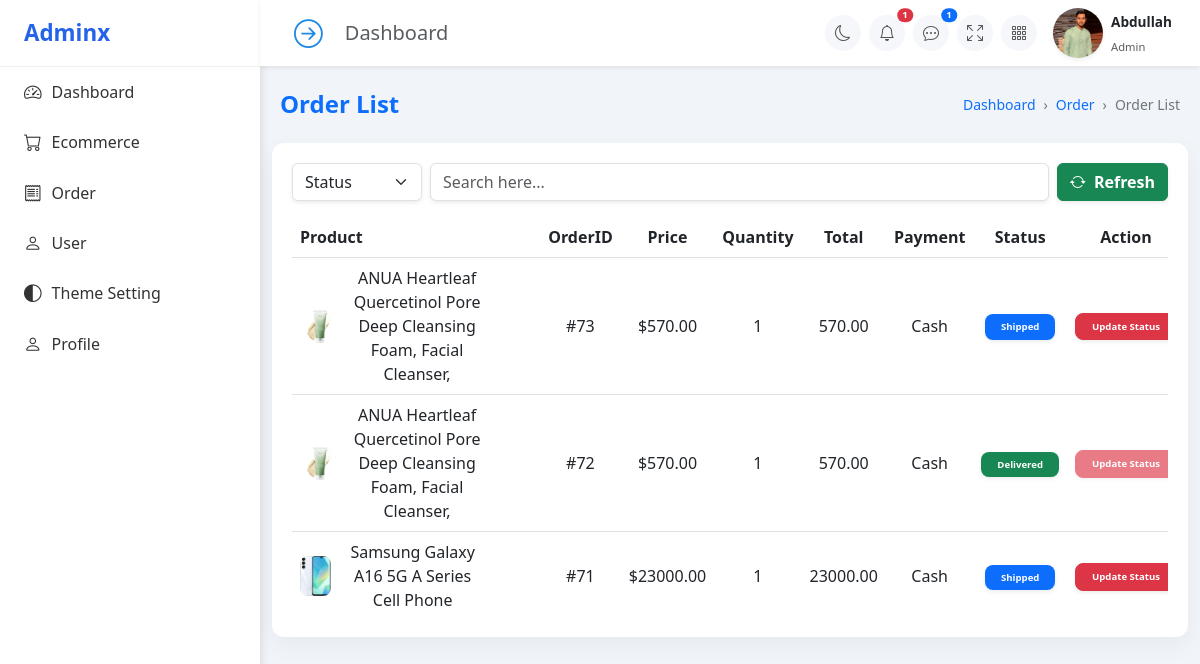
The page /Server/Admin-Panel/View-Orders.php (signed in) on the database as committed earlier.
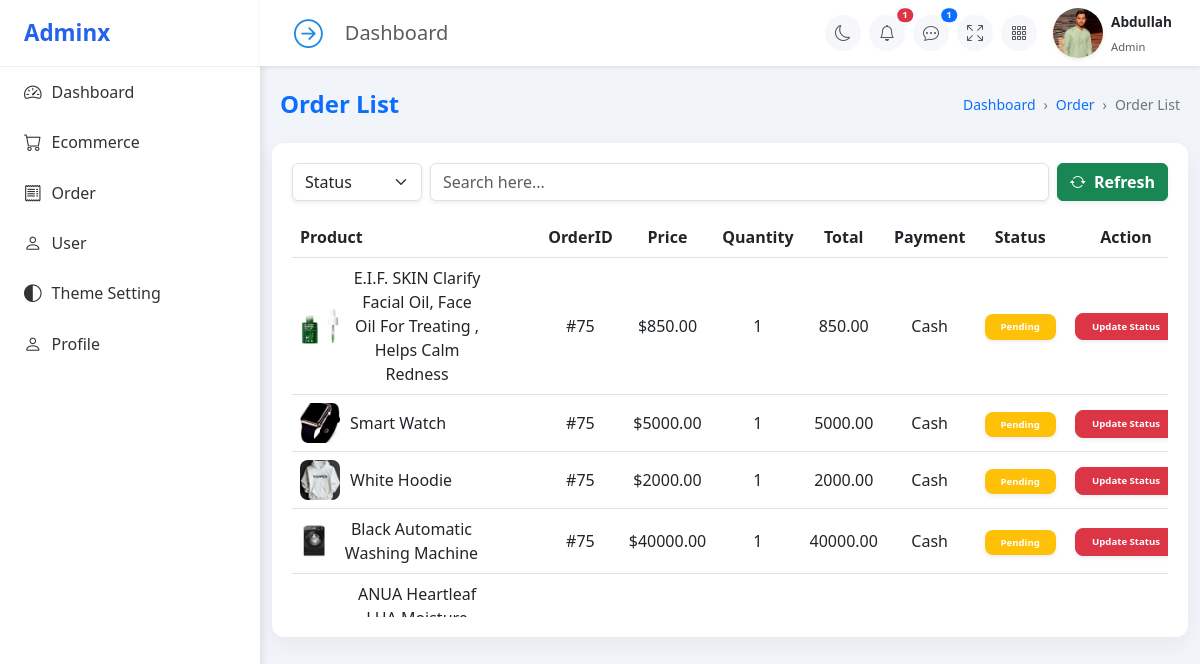
The same page on the database as committed later.
### tables this page shows
CREATE TABLE `orders` (
  `id` int(11) NOT NULL,
  `user_id` int(11) DEFAULT NULL,
  `address_id` int(11) DEFAULT NULL,
  `total` decimal(10,2) DEFAULT NULL,
  `status` enum('pending','shipped','delivered','cancelled') DEFAULT 'pending',
  `created_at` timestamp NOT NULL DEFAULT current_timestamp(),
  `payment_method` enum('Cash','Card','UPI','Wallet') NOT NULL
);

### Server/Admin-Panel/View-Orders.php (the view, shortened to what this page needs)
<?php
include("./Sidebar.php");
$status = isset($_POST['status']) ? $_POST['status'] : '';
?>
</head>
<body>
  <div class="container m ">
    <div class="d-flex justify-content-between align-items-center my-4 flex-wrap mx-2">
      <h4 class="mb-2 mb-md-0 fw-semibold text-primary">Order List</h4>
      <nav aria-label="breadcrumb">
        <ol class="breadcrumb mb-0 breadcrumb-custom">
          <li class="breadcrumb-item"><a href="#">Dashboard</a></li>
          <li class="breadcrumb-item"><a href="#">Order</a></li>
          <li class="breadcrumb-item active" aria-current="page">Order List</li>
        </ol>
      </nav>
    </div>
    <div class="order-card bg-white">
      <div class="d-flex flex-row align-items-center mb-3 gap-2 responsive-flex">
        <form method="POST" id="statusForm">
          <select name="status" id="state-selcxt" class="form-select shadow-sm" style="min-width: 130px; max-width: 150px;">
            <option selected hidden>Status</option>
          </select>
        </form>
        <div class="flex-grow-1 w-100 w-md-auto order-3 order-md-0">
          <input type="text" class="form-control shadow-sm mt-2 mt-md-0" placeholder="Search here...">
        </div>
        <div class="flex-shrink-0 refresh-btn">
          <button onclick="refresh()" class="btn btn-success fw-bold shadow-sm w-100">
            <i class="bi bi-arrow-repeat me-1"></i> Refresh
          </button>
        </div>
      </div>
      <div class="table-responsive">
        <div class="table-container">
          <table class="table table-hover text-center align-middle mb-0">
            <thead>
              <tr>
                <th class="text-start">Product</th>
                <th>OrderID</th>
                <th>Price</th>
                <th>Quantity</th>
                <th>Total</th>
                <th>Payment</th>
                <th>Status</th>
                <th>Action</th>
              </tr>
            </thead>
            <tbody class="text-center">
              <?php
              $sql = "SELECT DISTINCT orders.id as order_id, products.name, orders.payment_method, orders.status, order_items.quantity, order_items.price  AS unit_price,
  (order_items.price * order_items.quantity) AS total_price, product_images.image_url
FROM orders
INNER JOIN order_items ON orders.id = order_items.order_id
INNER JOIN products ON order_items.product_id = products.id
INNER JOIN product_images ON products.id = product_images.product_id";
              $sql .= " ORDER BY order_id DESC";
              $result = $conn->query($sql);
              if ($result->num_rows == 0) {
                echo "<tr><td colspan='7' class='text-center fw-bold text-muted py-4'>No orders found for $status  status.</td></tr>";
              } else {
                while ($row = $result->fetch_assoc()) {
              ?>
                  <tr>
                    <td class="d-flex align-items-center ">
                      <img src="../uploads/<?= $row['image_url'] ?>" class="product-img" alt="Product">
                      <span class="me-5"><?= $row['name'] ?></span>
                    </td>
                    <td>#<?= $row['order_id'] ?></td>
                    <td>$<?= $row['unit_price'] ?></td>
                    <td><?= $row['quantity'] ?></td>
                    <td><?= $row['total_price'] ?></td>
                    <td><?= $row['payment_method'] ?></td>
                    <td>
                      <?php
                      $colour = '';
                      if ($row['status'] === "pending") {
                        $colour = 'bg-warning';
                      } elseif ($row['status'] === "shipped") {
                        $colour = 'bg-primary';
                      } elseif ($row['status'] === "delivered") {
                        $colour = 'bg-success';
                      } elseif ($row['status'] === "cancelled") {
                        $colour = 'bg-danger';
                      } ?>
                      <span class="badge rounded-3 <?= $colour ?> px-3 py-2   text-white <?= $row['status'] === 'cancelled' ? 'cursor-pointer ' : '' ?> text-capitalize shadow-sm">
                        <?= $row['status'] === 'cancelled' ? 'Remove' : $row['status']  ?>
                      </span>
                    </td>
                    <td>
                      <span onclick="updateStatus(<?= $row['order_id'] ?>, '<?= $row['status'] ?>')" class="badge rounded-3 btn  btn-danger <?= $row['status'] === 'delivered' ||  $row['status'] === 'cancelled' ? 'disabled' : ' '  ?>  bg-danger px-3 py-2 text-white text-capitalize shadow-sm" style="cursor:pointer;" data-bs-toggle="modal" data-bs-target="#updateStatusModal">
                        Update status
                      </span>
                    </td>
                  </tr>
              <?php }
              } ?>
            </tbody>
          </table>
        </div>
      </div>
    </div>
  </div>

Rows that differ between the two databases and show on the page:
no longer on this page (row unchanged): orders: name "ANUA Heartleaf Quercetinol Pore Deep Cleansing Foam, Facial Cleanser,", id "73", unit_price "570.00", quantity "1", total_price "570.00", payment_method "Cash", status "Shipped"
no longer on this page (row unchanged): orders: name "ANUA Heartleaf Quercetinol Pore Deep Cleansing Foam, Facial Cleanser,", id "72", unit_price "570.00", quantity "1", total_price "570.00", payment_method "Cash", status "Delivered"
no longer on this page (row unchanged): orders: shows a picture, name "Samsung Galaxy A16 5G A Series Cell Phone", id "71", unit_price "23000.00", quantity "1", total_price "23000.00", payment_method "Cash", status "Shipped"
added orders: shows a picture, name "E.I.F. SKIN Clarify Facial Oil, Face Oil For Treating , Helps Calm Redness", id "75", unit_price "850.00", quantity "1", total_price "850.00", payment_method "Cash", status "Pending", name "Smart Watch", unit_price "5000.00", total_price "5000.00", name "White Hoodie", unit_price "2000.00", total_price "2000.00", name "Black Automatic Washing Machine", unit_price "40000.00", total_price "40000.00"
added orders: name "ANUA Heartleaf…"
